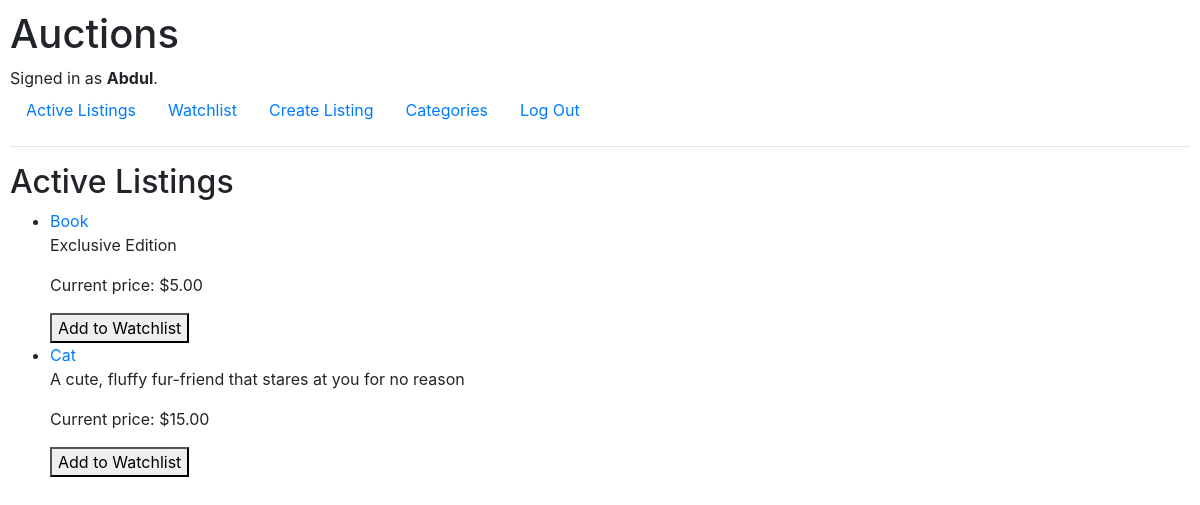
The page / (signed in) on the database as committed earlier.
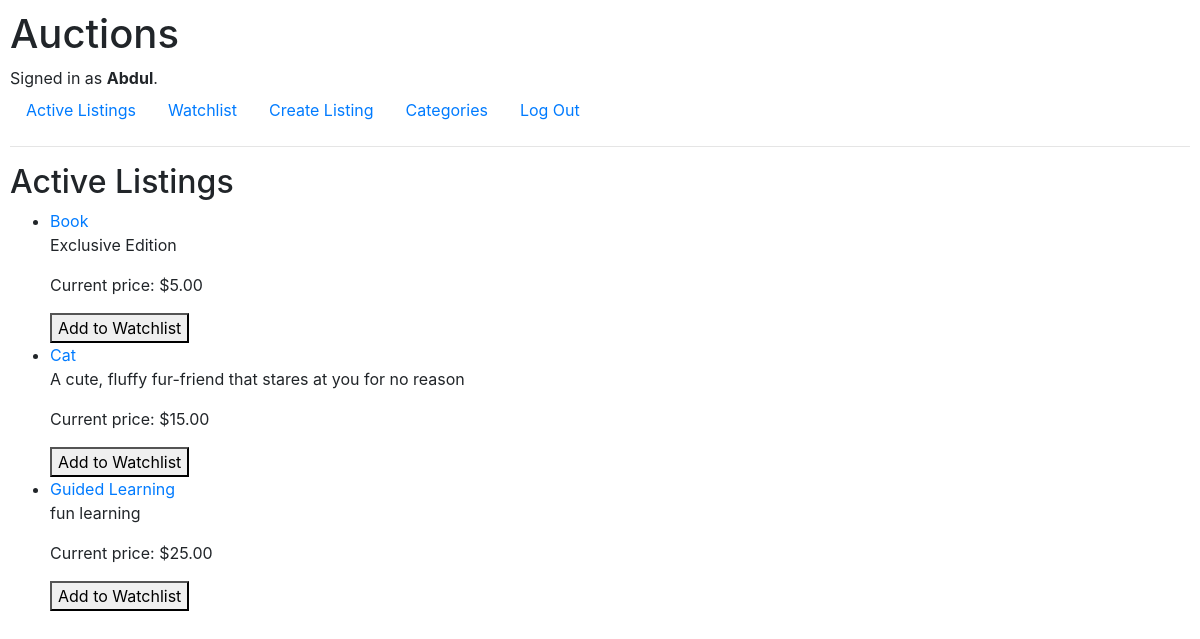
The same page on the database as committed later.
### auctions/models.py (models this page shows, shortened)
class Listing(models.Model):
    title = models.CharField(max_length=64)
    description = models.TextField()
    starting_bid = models.DecimalField(max_digits=10, decimal_places=2)
    image_url = models.URLField(blank=True, null=True)
    category = models.CharField(max_length=64, blank=True, null=True)
    created_at = models.DateTimeField(auto_now_add=True)
    updated_at = models.DateTimeField(auto_now=True)
    is_active = models.BooleanField(default=True)
    owner = models.ForeignKey(User, on_delete=models.CASCADE, related_name="listings")
    winner = models.ForeignKey(User, on_delete=models.SET_NULL, related_name="won_listings", blank=True, null=True)
    def current_highest_bid(self):
        highest = self.bids.order_by('-amount', '-created_at').first()
        return highest.amount if highest else self.starting_bid

class Bid(models.Model):
    amount = models.DecimalField(max_digits=10, decimal_places=2)
    bidder = models.ForeignKey(User, on_delete=models.CASCADE, related_name="bids")
    listing = models.ForeignKey(Listing, on_delete=models.CASCADE, related_name="bids")
    created_at = models.DateTimeField(auto_now_add=True)

### auctions/views.py (the view)
# urls.py: path("", views.index, name="index"),
def index(request):
    listings = Listing.objects.filter(is_active=True)
    watchlist_ids = set()
    if request.user.is_authenticated:
        watchlist_ids = set(request.user.watchlist.values_list("listing_id", flat=True))
    return render(request, "auctions/index.html", {
        "listings": listings,
        "comments": Comment.objects.all(),
        "watchlist_ids": watchlist_ids
    })

### auctions/templates/auctions/index.html (shortened to what this page needs)
{% extends "auctions/layout.html" %}
{% block body %}
    <h2>Active Listings</h2>
    <ul>
        {% for listing in listings %}
            <li>
                <a href="{% url 'listing' listing.id %}">{{ listing.title }}</a>
                <p>{{ listing.description }}</p>
                <p>Current price: ${{ listing.current_highest_bid }}</p>
                {% if user.is_authenticated %}
                    <form action="{% url 'toggle_watchlist' listing.id %}" method="post" style="display: inline;">
                        <button type="submit">
                            {% if listing.id in watchlist_ids %}Remove from Watchlist{% else %}Add to Watchlist{% endif %}
                        </button>
                    </form>
                {% endif %}
            </li>
        {% empty %}
            <li>No active listings available.</li>
        {% endfor %}
    </ul>
{% endblock %}

Rows that differ between the two databases and show on the page:
added Listing: title "Guided Learning", description "fun learning", current_highest_bid "25.00", shows "Add to Watchlist"
